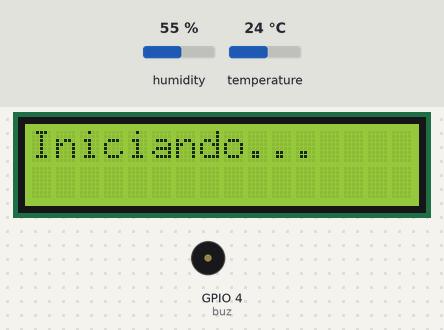
The sketch below on a simulated ESP8266 (NodeMCU). Shown: 16×2 character LCD, buzzer (waves = sounding, pin HIGH). The inputs (shaded band) are chosen by the test bench; at power-on: humidity 55 %, temperature 24 °C. WiFi joins after 1.5 s; servers stay silent unless stated; uploads are accepted with an empty reply; what the sketch prints to the serial monitor is not drawn.

Above: at 0.1 s.
At 2.7 s:
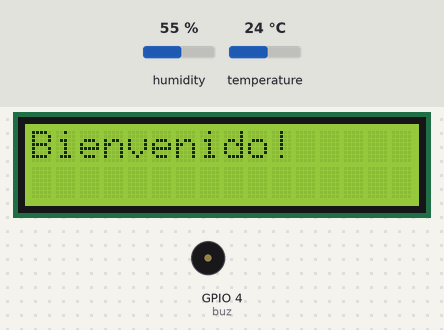
At 4.7 s:
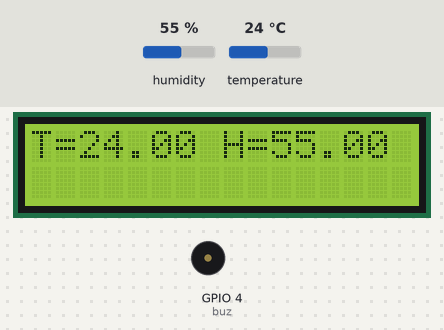
At 5.4 s:
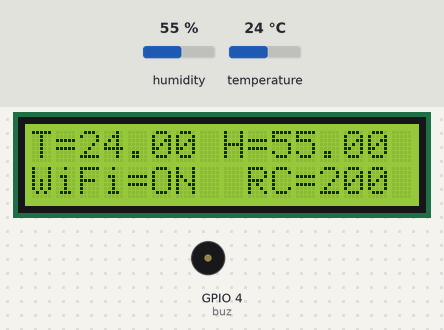

Measured:
- what the display in image 1 shows lasts 2.0 s, from 2.6 s to 4.6 s
- what the display in image 2 shows lasts 0.5 s, from 4.6 s to 5.1 s

The sketch:

ProyectoIoT5.2.ino
```cpp
// Librerias para la conexion de la pantalla lcd 16x2 con I2C
#include <Wire.h>
#include <LiquidCrystal_I2C.h>
// Librerias para la conexion del NodeMCU a internet
#include <ESP8266WiFi.h>
// Librerias para la conexion del NodeMCU a un link receptor de datos
#include <WiFiClient.h>
#include <ESP8266HTTPClient.h>
// Libreria para la conexion del sensor Temp/Hum
#include "DHT.h"
// Definicion de pin en el GPIO del NodeMCU
#define DHTPIN 5 // PIN D1
// Definicion del tipo de sensor DHT en este caso el 22
#define DHTTYPE DHT22
// Declaracion para el tipo de variable del sensor
DHT dht(DHTPIN, DHTTYPE);
// Declaracion de variables para la conexion a wifi
// Nota: solo admite red 2.4
const char* ssid = "Iphone del guapo ese";  // Nombre de la red
const char* password = "ladrando1";  // Contrasena de la red
// Declaracion de variable host que contiene parte del link
const char *host = "http://thservers.herokuapp.com/api/data/get";// URL aqui
// Definicion de variable del pin en el GPIO del NodeMCU del Buzzer
int buz = 4; // GPIO13 PIN D2
// Declaracion de variable para la lcd
LiquidCrystal_I2C lcd(0x3F, 16, 2);
// Configuracion que se realiza unica vez cada encendido o reset del Hardware
void setup() {
  // Inicializacion de conexion del I2C
  Wire.begin(2,0);
  // Prendido de lcd
  lcd.init();
  // Prendido de la luz del lcd
  lcd.backlight();
  // Funcion para limpiar de caracteres la pantalla
  lcd.clear();
  // Funcion para colocar el puntero para escribr en el lcd
  lcd.setCursor(0, 0); // Cordenada en (x, y)
  // Funcion para impresion de caracteres en la pantalla
  lcd.print("Iniciando...");
  // Funcion para implementar una pausa en milisegundos
  delay(1000);
  lcd.setCursor(0, 1);
  lcd.print("Conectando WiFi!");
  // Declaracion del tipo de funcionamiento del pin, en este caso salida
  pinMode(buz, OUTPUT);
  // Funcion para declarar lo que sale en el pin siendo:
  // LOW = 0 volts
  // HIGH = 3.3 volts
  digitalWrite(buz, LOW);
  // Funcion para iniciar el puerto serie
  Serial.begin(115200);
  // Funcion para imprimir en el puerto serie con un enter
  Serial.println();
  Serial.println();
  Serial.println("DHT22 Output!");
  // Funcion para iniciar el DHT
  dht.begin();
  Serial.println("\nWiFi station setting");
  // Funcion necesaria para hacer funcionar la conexion a wifi
  WiFi.mode(WIFI_STA);// Tipo de conexion de modo
  // Funcion para iniciar la conexion a wifi
  WiFi.begin(ssid, password);
  Serial.println("Connecting...");
  // Loop, Mientras que no conecte a internet muestra un punto en el puerto serie
  while(WiFi.status() != WL_CONNECTED){
    delay(500);
    Serial.print(".");
  }
  Serial.println("\nWiFi ready");
  Serial.print("My ip address: ");
  // Imprime el LocalIP de la conexion WiFi
  Serial.println(WiFi.localIP());
  lcd.clear();
  lcd.setCursor(0, 0);
  lcd.print("Bienvenido!");
  delay(2000);
}
// Funcion que implementa la alarma sonora
// Recibe un string (ON / OFF)
void peligro(String alarma){
  // Si es on inicia la funcion sonora
  if (alarma == "ON"){
    lcd.clear();
    lcd.setCursor(0, 0);
    lcd.print("Alarma!!");
    digitalWrite(buz, HIGH);
    delay(50);
    digitalWrite(buz, LOW);
    delay(500);
    digitalWrite(buz, HIGH);
    delay(50);
    digitalWrite(buz, LOW);
    delay(500);
    digitalWrite(buz, HIGH);
    delay(50);
    digitalWrite(buz, LOW);
    delay(500);
    digitalWrite(buz, HIGH);
    delay(50);
    digitalWrite(buz, LOW);
    delay(500);
    digitalWrite(buz, HIGH);
    delay(100);
    digitalWrite(buz, LOW);
    delay(250);
    digitalWrite(buz, HIGH);
    delay(100);
    digitalWrite(buz, LOW);
    delay(250);
    digitalWrite(buz, HIGH);
    delay(100);
    digitalWrite(buz, LOW);
    delay(250);
    digitalWrite(buz, HIGH);
    delay(100);
    digitalWrite(buz, LOW);
    delay(250);
    digitalWrite(buz, HIGH);
  }
  // En caso de no ser ON apaga el buzzer
  else{
    digitalWrite(buz, LOW);
  }
}
// Funcion que se repite indefinidamente mientras el dispositivo tenga energia
void loop() {
  // Creacion de variables
  String alarma;
  float temperature = dht.readTemperature();// Funcion para obtener el valor de temp del DHT
  float humidity = dht.readHumidity();// Funcion para obtener el valor de hum del DHT
  // Condicional que pregunta si existen valores del sensor o no
  // En caso de desconectar el sensor aparecen valores nan
  // En caso no estar funcionando el sensor aparecen valores nan
  if(isnan(temperature) || isnan(humidity)){
    // En caso de tener valores nan: -->
    Serial.println("Failed to read DHT22");
    lcd.clear();
    lcd.setCursor(0, 0);
    lcd.print("Failed DHT22");
  // En caso de existir valores: -->
  }else{
    // Dependiendo de los valores checa si hay un sobre paso de los declarados
    // para saber si inicia la alarma
    if (temperature > 26.00 || humidity > 70.00){ // Rangos para la alarma
      alarma = "1";
      peligro("ON");
    }
    else{
      alarma = "0";
      peligro("OFF");
    }
    // Inicia la impresion de valores en pantalla y puerto
    lcd.clear();
    lcd.setCursor(0, 0);
    lcd.print("T=");
    lcd.setCursor(2, 0);
    lcd.print(temperature);
    lcd.setCursor(8, 0);
    lcd.print("H=");
    lcd.setCursor(10, 0);
    lcd.print(humidity);
    Serial.print("Alarma: ");
    Serial.print(alarma);
    Serial.print(" \t");
    Serial.print("Humidity: ");
    Serial.print(humidity);
    Serial.print(" %\t");
    Serial.print("Temperature: ");
    Serial.print(temperature);
    Serial.println(" *C");
    delay(500);
  }
  // Pregunta si hay conexion a internet
  if(WiFi.status() != WL_CONNECTED){// Si no hay conexion entonces:
    lcd.setCursor(0, 1);
    lcd.print("WiFi=OFF");
    Serial.println("WiFi OFF");
  }
  else{// Si hay conexion entonces:
    lcd.setCursor(0, 1);
    lcd.print("WiFi=ON ");
    Serial.println("WiFi ON");
  }
  // Inicializamos los tipos de variable de conexion a nuestro host
  WiFiClient client;
  HTTPClient http;
  // Primera parte del link = host
  //http://thservers.herokuapp.com/api/data/get
  // Variables para creacion de link completo
  String getData, link;
  // Variable que se compone de la estructura necesaria para mandar los datos al server
  getData = ("?temperature=") + String(temperature) + ("&humidity=") + String(humidity) + ("&alarm=") + String(alarma);
  // Agrupacion de los strings para la cracion del link completo
  link = host + getData;
  // Inicializacion de conexion al servidor con envio de datos
  http.begin(client, link);
  // Variable para reconocer el codigo de conexion
  int httpCode = http.GET();
  // Impresion del Response code
  lcd.setCursor(9, 1);
  lcd.print("RC=");
  lcd.setCursor(12, 1);
  lcd.print(httpCode);
  Serial.print("Response Code: ");
  Serial.println(httpCode);
  // Cerrado de conexion al servidor para no tener errores o problemas
  http.end();
  // Pausa de tiempo de 60 Segundos
  delay((1000*60));// Cambiar dependiendo de la necesidad de datos
}
```
